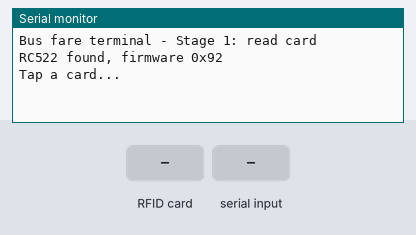
Simulated run of this sketch. Board: Arduino Uno, built with avr-gcc and run on an emulated ATmega328P. Shown: the last lines printed to the serial monitor. Inputs (shaded band) come from the test bench.

Above: at 1.3 s.
1.4 s: RFID card 5E 7A 19 C4 held to the reader
At 2.6 s:
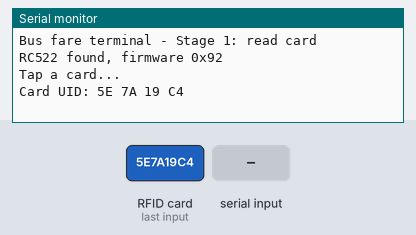
2.9 s: "1\n" received over Serial
At 4.2 s:
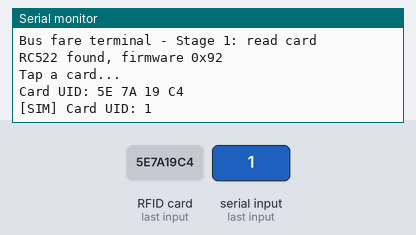

The sketch:

stage1_read_card.ino
```cpp
// Bus fare terminal - Stage 1: read an RFID card's ID
// Board: Arduino Uno   Reader: RC522   Library: "MFRC522" by GithubCommunity
//
// Wiring (RC522 -> Uno):  SDA->10  SCK->13  MOSI->11  MISO->12  RST->9
//                         3.3V->3.3V (NEVER 5V)  GND->GND  IRQ->not connected
//
// No reader yet? Open Serial Monitor (9600 baud, "Newline"), type a card ID
// such as  A1 B2 C3 D4  and press Enter. It is treated as a tap.

#include <SPI.h>
#include <MFRC522.h>

const byte SS_PIN = 10;
const byte RST_PIN = 9;

MFRC522 rfid(SS_PIN, RST_PIN);

void handleTap(const String &uid, bool simulated) {
  if (simulated) Serial.print(F("[SIM] "));
  Serial.print(F("Card UID: "));
  Serial.println(uid);
}

String readUid() {
  String uid;
  for (byte i = 0; i < rfid.uid.size; i++) {
    if (rfid.uid.uidByte[i] < 0x10) uid += '0';
    uid += String(rfid.uid.uidByte[i], HEX);
    if (i < rfid.uid.size - 1) uid += ' ';
  }
  uid.toUpperCase();
  return uid;
}

void setup() {
  Serial.begin(9600);
  SPI.begin();
  rfid.PCD_Init();
  delay(50);

  Serial.println(F("Bus fare terminal - Stage 1: read card"));
  byte version = rfid.PCD_ReadRegister(MFRC522::VersionReg);
  if (version == 0x00 || version == 0xFF) {
    Serial.println(F("RC522 NOT detected: check wiring and the header pins."));
    Serial.println(F("Simulation still works: type a card ID and press Enter."));
  } else {
    Serial.print(F("RC522 found, firmware 0x"));
    Serial.println(version, HEX);
  }
  Serial.println(F("Tap a card..."));
}

void loop() {
  // Simulated tap from the Serial Monitor
  if (Serial.available()) {
    String uid = Serial.readStringUntil('\n');
    uid.trim();
    uid.toUpperCase();
    if (uid.length() > 0) handleTap(uid, true);
  }

  // Real tap from the RC522
  if (!rfid.PICC_IsNewCardPresent() || !rfid.PICC_ReadCardSerial()) return;
  handleTap(readUid(), false);
  rfid.PICC_HaltA();
  rfid.PCD_StopCrypto1();
  delay(1000);  // ignore the same card for a second
}
```

Measured:
- after the input at 1.4 s, the serial monitor: prints a new line at once (image 1)
- after the input at 2.9 s, the serial monitor: prints a new line at once (image 2)
